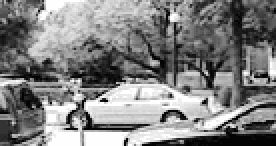
#> input picture ex3/CarData/TestImages/test-114.pgm, 138 x 73 px (shown 2 times larger); its folder holds 4 pictures in this run
$ jupyter execute --allow-errors bagofwordswilmamathias.ipynb   (shell and % lines are left out)   (older library calls are emulated)
#> lines starting #> are read from the running program, lines starting #| are printed output that depends on the picture
### Bag of Words

This file contains the whole implementation of the conventional machine learning approach.
The image data can be found here:

fruits: http://www.vicos.si/Downloads/FIDS30

cars: http://cogcomp.org/Data/Car/

The data should be loaded into the images folder, which should contain the FIDS30 folder and the CarData folder.

        Bag-of-Visual-Words/images/FIDS30
                                  /CarData

[cell 1]
import numpy as np
from sklearn.model_selection import train_test_split

### kmeans.py

[cell 2]
"""
Using SKLearns API for performing Kmeans clustering.
Using sklearn.datasets.make_blobs for generating randomized gaussians
for clustering.

"""

import numpy as np
from matplotlib import pyplot as plt
from sklearn.cluster import KMeans
from sklearn.datasets import make_blobs

# create a dataset sample space that will be used
# to test KMeans. Use function : make_blobs
#

n_samples = 1000
n_features = 5;
n_clusters = 3;

# aint this sweet
X, y = make_blobs(n_samples, n_features)
# X => array of shape [nsamples,nfeatures] ;;; y => array of shape[nsamples]

# X : generated samples, y : integer labels for cluster membership of each sample
#
#

# performing KMeans clustering

ret =  KMeans(n_clusters = n_clusters).fit_predict(X)
print(ret)

__, ax = plt.subplots(2)
ax[0].scatter(X[:,0], X[:,1])
ax[0].set_title("Initial Scatter Distribution")
ax[1].scatter(X[:,0], X[:,1], c=ret)
ax[1].set_title("Colored Partition denoting Clusters")
# plt.scatter
plt.show()
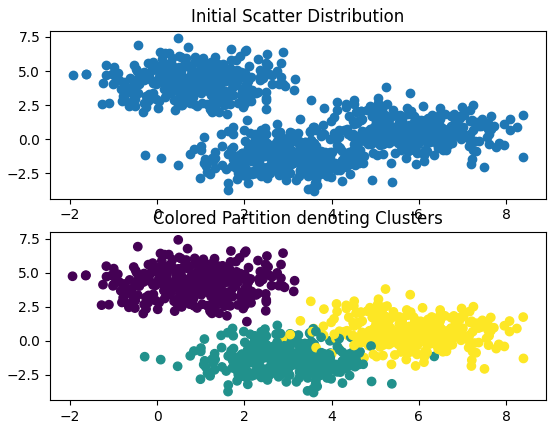
#> figure drawn by matplotlib, 2 panels

### Bag.py

[cell 3]
import cv2
import numpy as np
from glob import glob
import argparse
#from helpers import *
from matplotlib import pyplot as plt


class BOV:
    def __init__(self, no_clusters):
        self.no_clusters = no_clusters
        self.train_path = None
        self.test_path = None
        self.im_helper = ImageHelpers()
        self.bov_helper = BOVHelpers(no_clusters)
#> call 2 of get_car_images, with car_data_path = './images/CarData/', folder = 'TestImages'
#> in get_car_images, img is the input picture: PIL image 138x73 L; min 4, max 254, mean 128.5
        self.file_helper = FileHelpers()
        self.imageCount = 0
        self.trainImageCount = 0
        self.train_labels = np.array([])
        self.name_dict = {}
        self.descriptor_list = []

        self.path = None
        self.gray = 0

        self.train_images = []
        self.train_img_names = []
        self.train_cls = []

        self.test_images = []
        self.test_img_names = []
        self.test_cls = []

        self.predictions = []
        self.actual_labels=[]
        self.predicted_labels=[]

    def dictionaryfy(self):
        train_dict = {}
        for i, image in enumerate(self.train_images):
            cls = str(self.train_cls[i]).split('_')[0]
            if (cls not in train_dict):
                train_dict[cls] = []

            train_dict[cls].append(image)
#> after the loop, train_dict = 0 items
        self.images = train_dict
#> self.images = 0 items

        test_dict = {}
        for i, image in enumerate(self.test_images):
            cls = str(self.test_cls[i]).split('_')[0]
            if (cls not in test_dict):
                test_dict[cls] = []

            test_dict[cls].append(image)
        self.testImages = test_dict


    def setCLF(self, clf):
        self.bov_helper.setCLF(clf)

    def extractFeatures(self):
        # extract SIFT Features from each image
        print("train image count: ", self.trainImageCount)
        print(self.path)

        label_count=0
        for word, imlist in self.images.items():
            #self.name_dict[str(label_count)] = word
            print("Computing Features for ", word)
            #print("List: ", imlist)
            for im in imlist:
                # cv2.imshow("im", im)
                # cv2.waitKey()
                self.train_labels = np.append(self.train_labels, self.name_dict[word])
                #plt.figure()
                #plt.imshow(cv2.cvtColor(im, cv2.COLOR_BGR2RGB))

                kp, des = self.im_helper.features(im) #self.im_helper.gray(im)
                #featureV = self.im_helper.featuresPL(im)
                #print("featureV: ", featureV)
                #print("des: ", des)
                self.descriptor_list.append(des)

            label_count += 1
#> this loop made 0 passes

        #print(self.descriptor_list)

    def trainModel(self):
        """
        This method contains the entire module
        required for training the bag of visual words model

        Use of helper functions will be extensive.

        """
        # perform clustering
        bov_descriptor_stack = self.bov_helper.formatND(self.descriptor_list)
        print("Cluster")
        self.bov_helper.cluster()
        self.bov_helper.developVocabulary(n_images = self.trainImageCount, descriptor_list=self.descriptor_list)

        # show vocabulary trained
        self.bov_helper.plotHist()


        self.bov_helper.standardize()
        self.runCrossval()
        print("trainModel DONE.")

    def runCrossval(self):
        self.bov_helper.train(self.train_labels)

    # [34 lines left out: function recognize, not called in this run]


    def getHistogramLabels(self):
        return self.bov_helper.getHistogramLabels()

    # [53 lines left out: function testModel, not called in this run]


    def print_vars(self):
        pass

    # [17 lines left out: functions loadFruits, trainTestSplit, not called in this run]

    def loadCars(self, path):
        self.path = path

        self.train_images, self.train_img_names = self.file_helper.get_car_images(self.path)
        self.train_cls = ['neg' if name.startswith('neg') else 'pos' for name in self.train_img_names]
        self.trainImageCount = len(self.train_images)


        self.test_images, self.test_img_names = self.file_helper.get_car_images(self.path, 'TestImages')
        self.test_cls = ['neg' if name.startswith('neg') else 'pos' for name in self.test_img_names]
        self.testImageCount = len(self.test_images)

        self.name_dict['neg']=0
        self.name_dict['pos']=1

### helper.py

[cell 4]
import numpy as np

from PIL import Image
import cv2

import requests
import zipfile
import tarfile
import io

import os
import glob

import gc

from sklearn.cluster import KMeans
from sklearn.svm import SVC
from sklearn.preprocessing import StandardScaler
from matplotlib import pyplot as plt
from sklearn.svm import LinearSVC
from sklearn.tree import DecisionTreeClassifier
from sklearn.naive_bayes import GaussianNB
from sklearn.neighbors.nearest_centroid import NearestCentroid
from sklearn.metrics import precision_score
from sklearn.metrics import accuracy_score
from sklearn.metrics import f1_score
from sklearn.model_selection import cross_validate
from sklearn.neural_network import MLPClassifier

class ImageHelpers:
    def __init__(self):
        self.sift_object = cv2.xfeatures2d.SIFT_create()

    # [5 lines left out: function gray, not called in this run]

    def colorRGB(self, image):
        colorRGB = cv2.cvtColor(image, cv2.COLOR_BGR2RGB)
        return colorRGB

    def features(self, image):
        keypoints, descriptors = self.sift_object.detectAndCompute(image, None)
        return [keypoints, descriptors]

    # [4 lines left out: function featuresPL, not called in this run]


class BOVHelpers:
    def __init__(self, n_clusters = 20):
        self.n_clusters = n_clusters
        self.kmeans_obj = KMeans(n_clusters = n_clusters)
        self.kmeans_ret = None
        self.descriptor_vstack = None
        self.mega_histogram = None
        self.train_labels = None
        self.clf  = MLPClassifier(solver='lbfgs', alpha=0.001,hidden_layer_sizes=(100,), random_state=1)

    def setCLF(self, clf):
        self.clf = clf

    def getHistogramLabels(self):
        return [self.mega_histogram,self.train_labels]

    # [48 lines left out: functions cluster, developVocabulary, standardize, not called in this run]

    def formatND(self, l):
        """
        restructures list into vstack array of shape
        M samples x N features for sklearn

        """

        vStack = np.array(l[0])
        for remaining in l[1:]:
            vStack = np.vstack((vStack, remaining))
        self.descriptor_vstack = vStack.copy()
        return vStack

    # [25 lines left out: function train, not called in this run]

    def predict(self, iplist):
        predictions = self.clf.predict(iplist)
        return predictions

    # [16 lines left out: function plotHist, not called in this run]

class FileHelpers:

    def __init__(self):
        pass

    # [17 lines left out: function resize_images, not called in this run]

    def get_car_images(self, car_data_path, folder = 'TrainImages'):
        """
        - reads all pgm files
        - returns a list of all images and their names

        """
        p = os.path.join(car_data_path,folder,'*.pgm')
        files = glob.glob(p)
        print("Found {} car files".format(len(files)-1))
        images = []
        image_names = []

        for filename in files:
            image_names.append(os.path.basename(filename))

            fn = filename.replace("\\", "/")
            fn = fn.split("/")[-1]
            if fn == 'neg-130.pgm':
                print('File neg-130.pgm does not yield features')
                continue
            with Image.open(filename) as img:
                images.append(np.array(img))

        return np.array(images), image_names

    # [63 lines left out: functions get_fruit_images, getFiles, not called in this run]

### Load images

The paths to the folders is handed to the load methods as a parameter and can be adjusted to the right path.
However it should suffice to load the FIDS30 and CarData folder into the images folder of the Bag-of-words project as noted at the top of the notebook.

[cell 5]
cars = BOV(no_clusters=100)
#> (the rest of this cell did not finish here and is left out)

After the images are loaded, we check if the import worked accordingly.

#> (a cell that did not finish here is left out)

### Train/test split

Since the fruit data set does not have a predefined train and test split, we had to do it manually. We also ensured, that the deep learning approach has the exact same train and test split as the conventional model.

[cell 7]
print("{} unique classes for cars".format(len(set(cars.train_cls))))
#> (the rest of this cell did not finish here and is left out)

To make things easier, we saved all the images into a dictionary with the fruit names as key and the images in form of a list as the value

[cell 8]
cars.dictionaryfy()
#> (the rest of this cell did not finish here and is left out)

### Fruits

#> (a cell that did not finish here is left out)

#> (a cell that did not finish here is left out)

#### Hypertuning

[cell 11]
def hypertuneDT(bov, figname='fruits_dt'):
#> called with figname = 'cars_dt'
    histogramLabels = bov.getHistogramLabels()
    min_samples_splits = [2,3,4,5,7,10,15,20,25,40,50,80,120]
    results = []
    for min_samples_split in min_samples_splits:
        clf = DecisionTreeClassifier(min_samples_split=min_samples_split)
        scores = cross_validate(clf, histogramLabels[0], histogramLabels[1], cv=5)
        results.append(scores['test_score'].mean())

    plt.plot(min_samples_splits, results, "r", label="Test Accuracy")
    plt.ylabel("accuracy")
    plt.xlabel("min_samples_split")
    plt.title("Mean 5-fold cross-validated accuracy")
    plt.savefig(figname, bbox_inches='tight')
    plt.show()


#> (the rest of this cell did not finish here and is left out)

[cell 12]
import seaborn as sns
import matplotlib.pyplot as plt
from sklearn import preprocessing
from sklearn.svm import LinearSVC
import pandas as pd

def hypertuneSVC(bov, figname='fruits_svc'):
#> called with figname = 'cars_svc'
    histogramLabels = bov.getHistogramLabels()
    C = [0.00001, 0.0001, 0.001, 0.01, 0.1, 1, 10, 100,1000]
    results = []
    for idx, c in enumerate(C):
        print(idx, "---", c)
        clf=LinearSVC(C=c, loss='squared_hinge', max_iter=100000, multi_class='ovr', penalty='l2', random_state=0, tol=1e-05, verbose=0)
        scores = cross_validate(clf,  histogramLabels[0], histogramLabels[1], cv=5)['test_score']
        print(scores.mean())
        for score in scores:
            results.append({'score': score, 'x':idx, 'penalty':c})

    df_trace = pd.DataFrame.from_dict(results)
    g = sns.relplot(x="x", y="score", kind="line", data=df_trace)
    plt.xticks(range(len(C)), C, rotation='vertical')
    plt.xlabel("Penalty parameter C")
    plt.title("5-fold CV Accuracy scores by Penalty parameter C")
    axes = plt.gca()
    #axes.set_ylim([0.0,0.65])
    axes.set_xlim([0,len(C)])
    plt.savefig('scaled_amz_C_eval.pdf')
    plt.savefig(figname, bbox_inches='tight')
    plt.show()


#hypertuneSVC(fruits)

[cell 13]
def hypertuneMLPlayers(bov, figname='fruits_mlplayers'):
#> called with figname = 'cars_mlplayers'
    histogramLabels = bov.getHistogramLabels()
    layers = [2,5,10,20,30,40,50,60,70,80,100,150]
    results = []
    for l in layers:
        clf = MLPClassifier(solver='lbfgs', alpha=1,hidden_layer_sizes=(l,), random_state=1)
        scoring = {'acc': 'accuracy','prec': 'precision_macro','rec': 'recall_macro'}
        scores = cross_validate(clf, histogramLabels[0], histogramLabels[1], cv=5, scoring=scoring,return_train_score=True)
        print("Train Set --", "Mean Accuracy ", scores['train_acc'].mean())
        print("Test  Set --", "Mean Accuracy ", scores['test_acc'].mean())
        print("Train Set --", "Mean Precision", scores['train_prec'].mean())
        print("Test  Set --", "Mean Precision", scores['test_prec'].mean())
        print("Train Set --", "Mean Recall   ", scores['train_rec'].mean())
        print("Test  Set --", "Mean Recall   ", scores['test_rec'].mean())
        results.append(scores['test_acc'].mean())

    plt.plot(layers, results, "r", label="Test Accuracy")
    plt.ylabel("accuracy")
    plt.xlabel("Hidden Layers")
    plt.title("Mean 5-fold cross-validated accuracy")
    plt.savefig(figname, bbox_inches='tight')
    plt.show()

#hypertuneMLPlayers(fruits)
